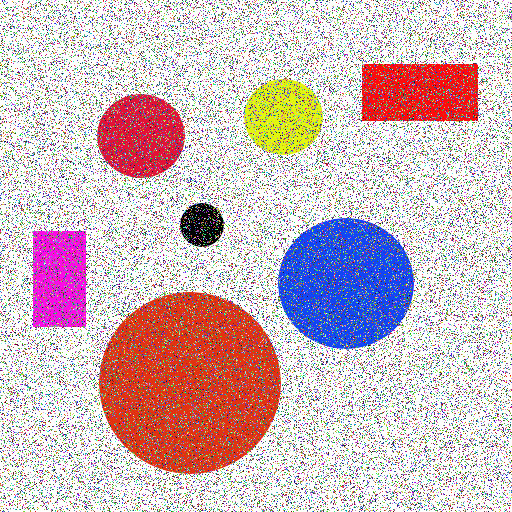
#> input picture aula8/noise.jpg, 512 x 512 px, found by its file name
$ python desafio.py
#> lines starting #> are read from the running program, lines starting #| are printed output that depends on the picture; after the words box and inside, x2 and y2 are one past the last pixel; in counts of white or black regions, pixels touching at a corner belong together
import cv2
import numpy as np
import matplotlib.pyplot as plt

# Carregar a imagem
imagem = cv2.imread('aula8/noise.jpg', cv2.IMREAD_GRAYSCALE)
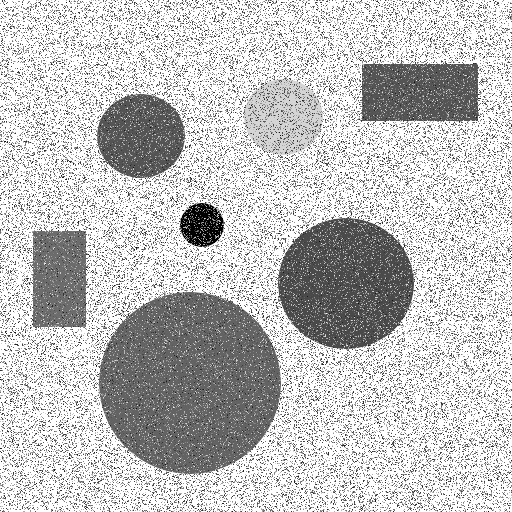
#> imagem: shape (512, 512); min 0, max 255, mean 193.5

# Aplicar filtro gaussiano para remover ruídos
imagem_filtrada = cv2.GaussianBlur(imagem, (5, 5), 0)
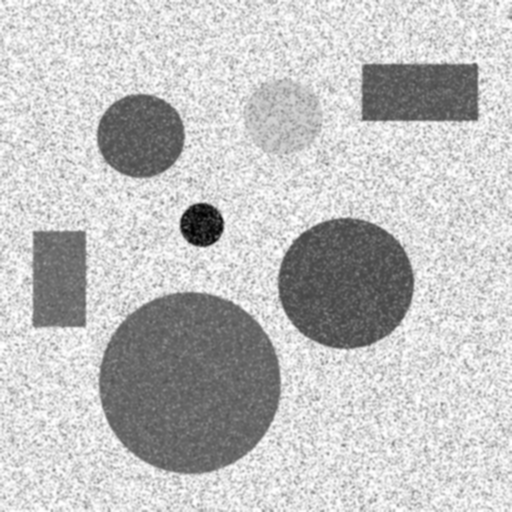
#> imagem_filtrada: shape (512, 512); min 0, max 255, mean 193.5

# Aplicar thresholding para binarizar a imagem
_, imagem_binarizada = cv2.threshold(imagem_filtrada, 150, 255, cv2.THRESH_BINARY)
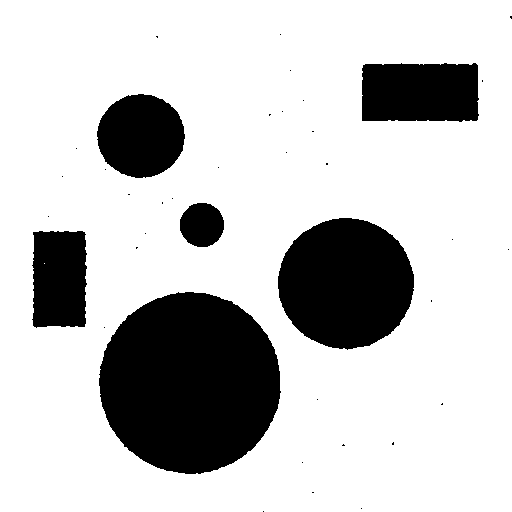
#> imagem_binarizada: shape (512, 512); 77.7% white; 39 black regions (33 under 20 px), largest, box (x1, y1, x2, y2) and area: (99, 292, 281, 474) 25764, (278, 218, 414, 350) 13906, (362, 63, 479, 122) 6586, (97, 94, 185, 178) 5727, (32, 231, 87, 328) 4958, (180, 203, 224, 247) 1533

# Exibir as imagens original, filtrada e binarizada
plt.figure(figsize=(15, 5))

plt.subplot(1, 3, 1)
plt.imshow(imagem, cmap='gray')
plt.title('Imagem Original')
plt.axis('off')

plt.subplot(1, 3, 2)
plt.imshow(imagem_filtrada, cmap='gray')
plt.title('Imagem Filtrada (Filtro Gaussiano)')
plt.axis('off')

plt.subplot(1, 3, 3)
plt.imshow(imagem_binarizada, cmap='gray')
plt.title('Imagem Binarizada')
plt.axis('off')

plt.show()
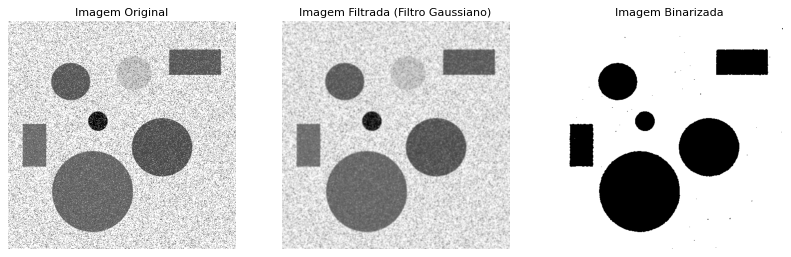
#> figure drawn by matplotlib, 3 panels
